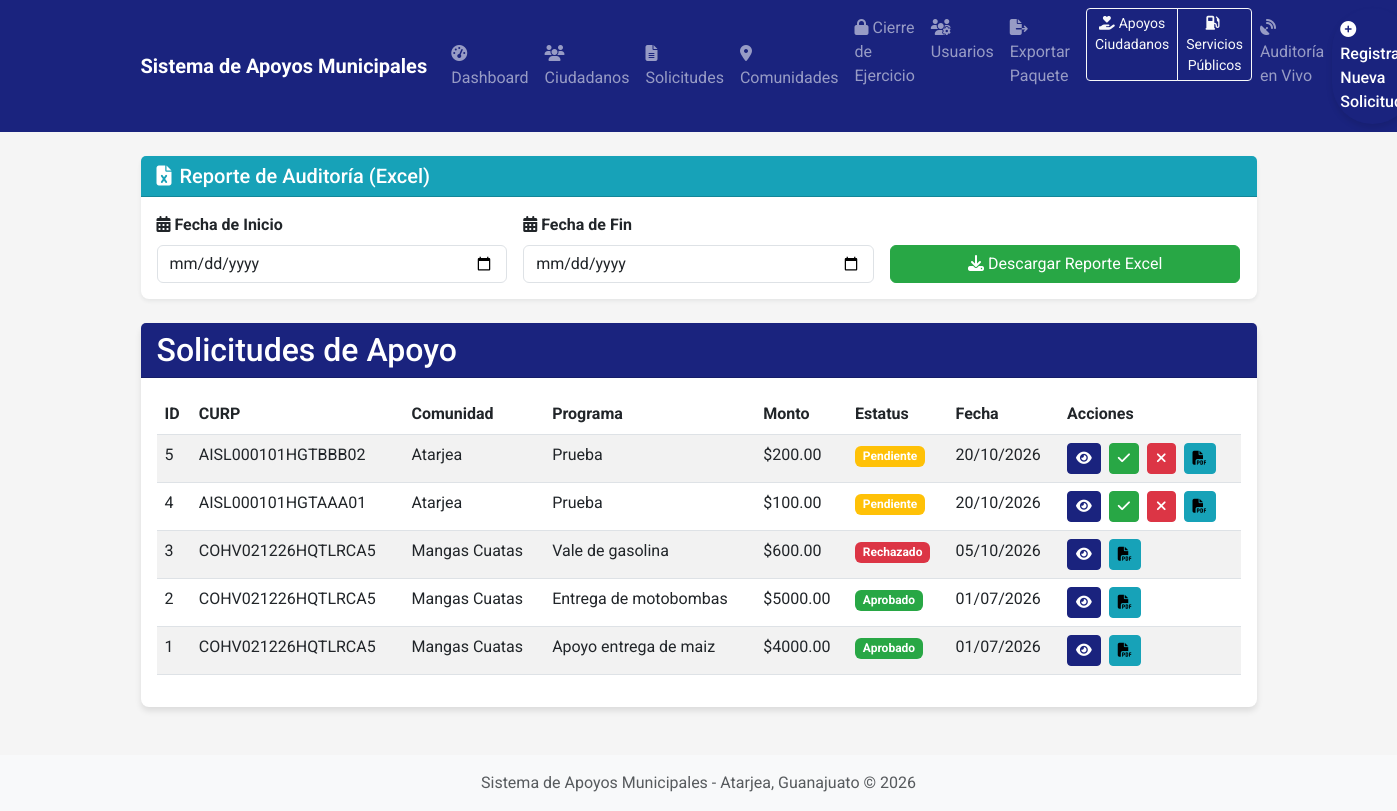
The app's page /solicitudes (signed in) with its own data.
### app/models.py (models this page shows, shortened)
class Solicitud(db.Model):
    __tablename__ = 'solicitudes'
    id = db.Column(db.Integer, primary_key=True)
    folio = db.Column(db.String(20), unique=True, nullable=True)  # Folio único generado automáticamente
    CURP = db.Column(db.String(18), db.ForeignKey('ciudadanos.CURP'), nullable=False)
    Comunidad = db.Column(db.String(100), nullable=False)
    Programa = db.Column(db.String(100), nullable=False)
    Tipo_Apoyo = db.Column(db.String(100), nullable=False, default=TipoApoyoEnum.ALIMENTARIO.value)
    Monto = db.Column(db.Numeric(10, 2), nullable=True)  # Cambiado a Numeric para precisión decimal
    Dependencia = db.Column(db.String(100), nullable=True)  # Campo legacy
    dependencia_id = db.Column(db.Integer, db.ForeignKey('dependencias.id'), nullable=True)
    usuario_id = db.Column(db.Integer, db.ForeignKey('usuarios.id'), nullable=True)
    Fecha_Solicitud = db.Column(db.DateTime, default=datetime.utcnow)
    Estatus = db.Column(db.String(20), default=EstatusEnum.PENDIENTE.value)
    usuario_autorizador = db.Column(db.Integer, db.ForeignKey('usuarios.id'), nullable=True)
    puesto_autorizador = db.Column(db.String(100), nullable=True)
    usuario = db.relationship('Usuario', foreign_keys=[usuario_id], backref='solicitudes_creadas')
    autorizador = db.relationship('Usuario', foreign_keys=[usuario_autorizador], backref='solicitudes_autorizadas')
    adjuntos = db.relationship('AdjuntoSolicitud', backref='solicitud_relacion', lazy=True, cascade="all, delete-orphan")

### app/routes.py (the view)
@main.route('/solicitudes')
@login_required
def solicitudes():
    try:
        poblar_datos_demo()
        solicitudes = filtrar_solicitudes_por_rol().order_by(Solicitud.Fecha_Solicitud.desc()).all()
        return render_template('solicitudes.html', solicitudes=solicitudes, es_admin=current_user.es_admin())
    except Exception as e:
        db.session.rollback()
        current_app.logger.error(f"Error en solicitudes: {str(e)}")
        return "Error temporal: datos no disponibles"

### app/models.py (called while the page is built)
    def es_admin(self):
        return (self.rol or '').lower() == RolUsuario.ADMIN.value.lower()

    def es_servicios_publicos(self):
        return (self.rol or '').lower() == RolUsuario.SERVICIOS_PUBLICOS.value.lower()

    def puede_cerrar_ejercicio(self):
        return self.es_admin() or self.es_presidente()

### app/routes.py (called while the page is built)
def poblar_datos_demo():
    pass

### templates/solicitudes.html
{% extends "layout.html" %}
{% block content %}
<div class="container mt-4">
    <div class="card mb-4 shadow-sm">
        <div class="card-header bg-info text-white">
            <h5 class="mb-0"><i class="fas fa-file-excel me-2"></i>Reporte de Auditoría (Excel)</h5>
        </div>
        <div class="card-body">
            <form action="{{ url_for('main.exportar_excel') }}" method="GET" class="row g-3 align-items-end">
                <div class="col-md-4">
                    <label for="fecha_inicio" class="form-label fw-bold">
                        <i class="fas fa-calendar-alt me-1"></i>Fecha de Inicio
                    </label>
                    <input type="date" class="form-control" id="fecha_inicio" name="fecha_inicio" required>
                </div>
                <div class="col-md-4">
                    <label for="fecha_fin" class="form-label fw-bold">
                        <i class="fas fa-calendar-alt me-1"></i>Fecha de Fin
                    </label>
                    <input type="date" class="form-control" id="fecha_fin" name="fecha_fin" required>
                </div>
                <div class="col-md-4">
                    <button type="submit" class="btn btn-success w-100">
                        <i class="fas fa-download me-1"></i>Descargar Reporte Excel
                    </button>
                </div>
            </form>
        </div>
    </div>
    <div class="card mb-4">
        <div class="card-header bg-primary text-white">
            <h2 class="mb-0">Solicitudes de Apoyo</h2>
        </div>
        <div class="card-body">
            <div class="table-responsive">
                <table class="table table-striped table-hover">
                    <thead>
                        <tr>
                            <th>ID</th>
                            <th>CURP</th>
                            <th>Comunidad</th>
                            <th>Programa</th>
                            <th>Monto</th>
                            <th>Estatus</th>
                            <th>Fecha</th>
                            <th>Acciones</th>
                        </tr>
                    </thead>
                    <tbody>
                        {% for solicitud in solicitudes %}
                        <tr>
                            <td>{{ solicitud.id }}</td>
                            <td>{{ solicitud.CURP }}</td>
                            <td>{{ solicitud.Comunidad }}</td>
                            <td>{{ solicitud.Programa }}</td>
                            <td>${{ "%.2f"|format(solicitud.Monto|default(0)) }}</td>
                            <td>
                                <span class="badge {% if solicitud.Estatus == 'Aprobado' %}bg-success{% elif solicitud.Estatus == 'Rechazado' %}bg-danger{% else %}bg-warning{% endif %}">
                                    {{ solicitud.Estatus }}
                                </span>
                            </td>
                            <td>{{ solicitud.Fecha_Solicitud.strftime('%d/%m/%Y') if solicitud.Fecha_Solicitud else 'N/A' }}</td>
                            <td>
                                    <div class="d-flex gap-2">
                                        <a href="{{ url_for('main.expediente', solicitud_id=solicitud.id) }}" class="btn btn-sm btn-primary">
                                            <i class="fas fa-eye"></i>
                                        </a>
                                        {% if solicitud.Estatus == 'Pendiente' and (current_user.es_admin() or current_user.es_director()) %}
                                            <form action="{{ url_for('main.cambiar_estatus_solicitud', solicitud_id=solicitud.id, nuevo_estatus='Aprobado') }}" method="POST" style="display: inline;">
                                                <button type="submit" class="btn btn-sm btn-success" onclick="return confirm('¿Autorizar solicitud #{{ solicitud.id }}?')">
                                                    <i class="fas fa-check"></i>
                                                </button>
                                            </form>
                                            <form action="{{ url_for('main.cambiar_estatus_solicitud', solicitud_id=solicitud.id, nuevo_estatus='Rechazado') }}" method="POST" style="display: inline;">
                                                <button type="submit" class="btn btn-sm btn-danger" onclick="return confirm('¿Rechazar solicitud #{{ solicitud.id }}?')">
                                                    <i class="fas fa-times"></i>
                                                </button>
                                            </form>
                                        {% endif %}
                                        <a href="{{ url_for('main.generar_reporte_pdf', solicitud_id=solicitud.id) }}" class="btn btn-sm btn-info" title="Generar Reporte PDF">
                                            <i class="fas fa-file-pdf"></i>
                                        </a>
                                    </div>
                            </td>
                        </tr>
                        {% else %}
                        <tr>
                            <td colspan="8" class="text-center">No hay solicitudes registradas</td>
                        </tr>
                        {% endfor %}
                    </tbody>
                </table>
            </div>
        </div>
    </div>
</div>
{% endblock %}

### templates/layout.html (style rules this page uses)
body { background-color: #f5f5f5; font-family: 'Roboto', sans-serif; }
.card { border-radius: 8px; box-shadow: 0 4px 6px rgba(0, 0, 0, 0.1); margin-bottom: 1.5rem; border: none; }
.card-header { border-radius: 8px 8px 0 0; font-weight: 500; }
.bg-primary { background-color: #1a237e !important; }
.bg-success { background-color: #28a745 !important; }
.bg-info { background-color: #17a2b8 !important; }
.btn-primary { background-color: #1a237e; border-color: #1a237e; }
.btn-success { background-color: #28a745; border-color: #28a745; }
.btn-info { background-color: #17a2b8; border-color: #17a2b8; }

### records on screen
Solicitud: id "5", CURP "AISL000101HGTBBB02", Comunidad "Atarjea", Programa "Prueba", Monto "200.00", Estatus "Pendiente", Fecha_Solicitud "20/10/2026"
Solicitud: id "4", CURP "AISL000101HGTAAA01", Comunidad "Atarjea", Programa "Prueba", Monto "100.00", Estatus "Pendiente", Fecha_Solicitud "20/10/2026"
Solicitud: id "3", CURP "COHV021226HQTLRCA5", Comunidad "Mangas Cuatas", Programa "Vale de gasolina", Monto "600.00", Estatus "Rechazado", Fecha_Solicitud "05/10/2026"
Solicitud: id "2", CURP "COHV021226HQTLRCA5", Comunidad "Mangas Cuatas", Programa "Entrega de motobombas", Monto "5000.00", Estatus "Aprobado", Fecha_Solicitud "01/07/2026"
Solicitud: id "1", CURP "COHV021226HQTLRCA5", Comunidad "Mangas Cuatas", Programa "Apoyo entrega de maiz", Monto "4000.00", Estatus "Aprobado", Fecha_Solicitud "01/07/2026"
